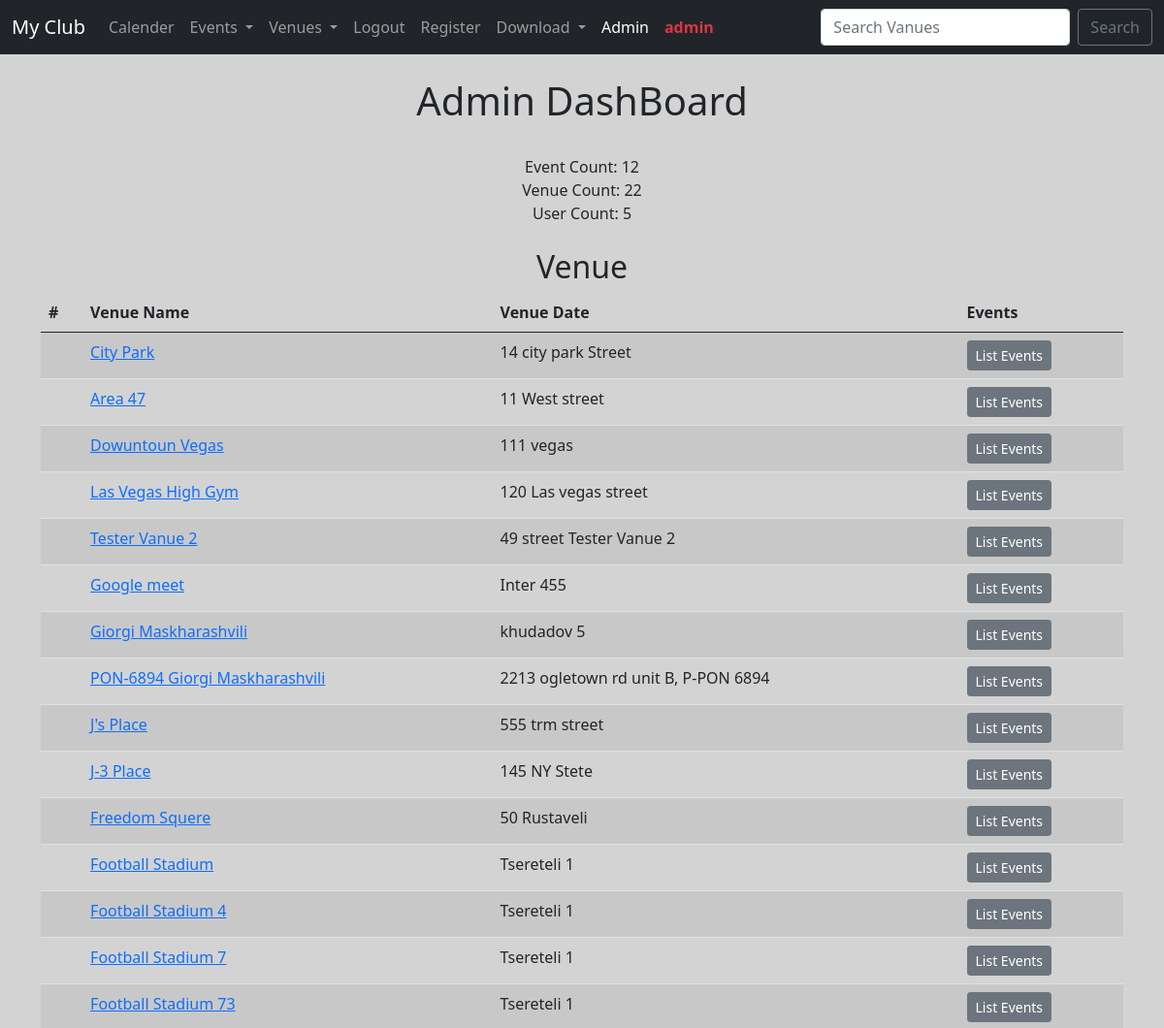
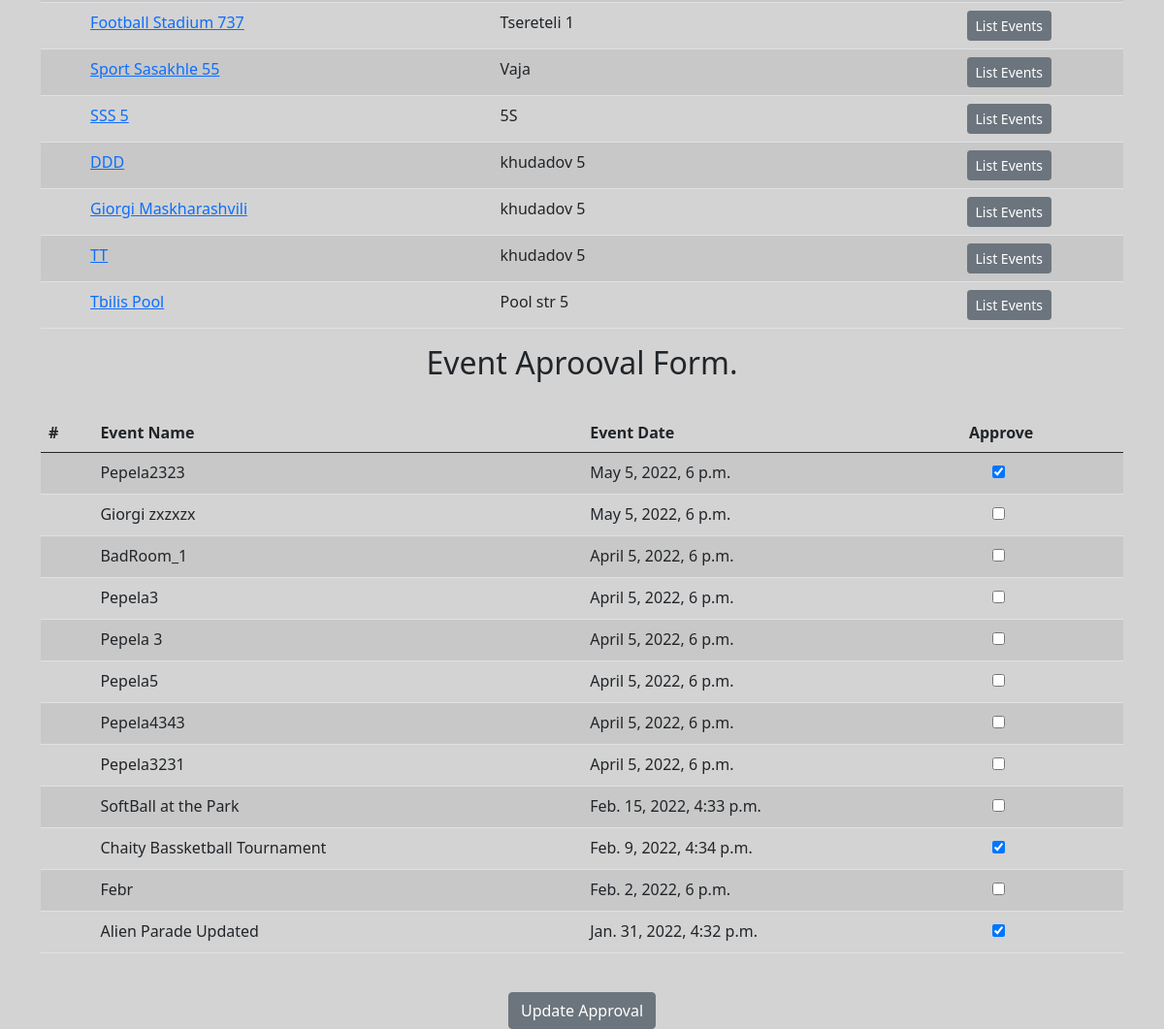
/admin_aprroval/ (signed in), run on an earlier commit of the app's database (2 pictures, top to bottom).
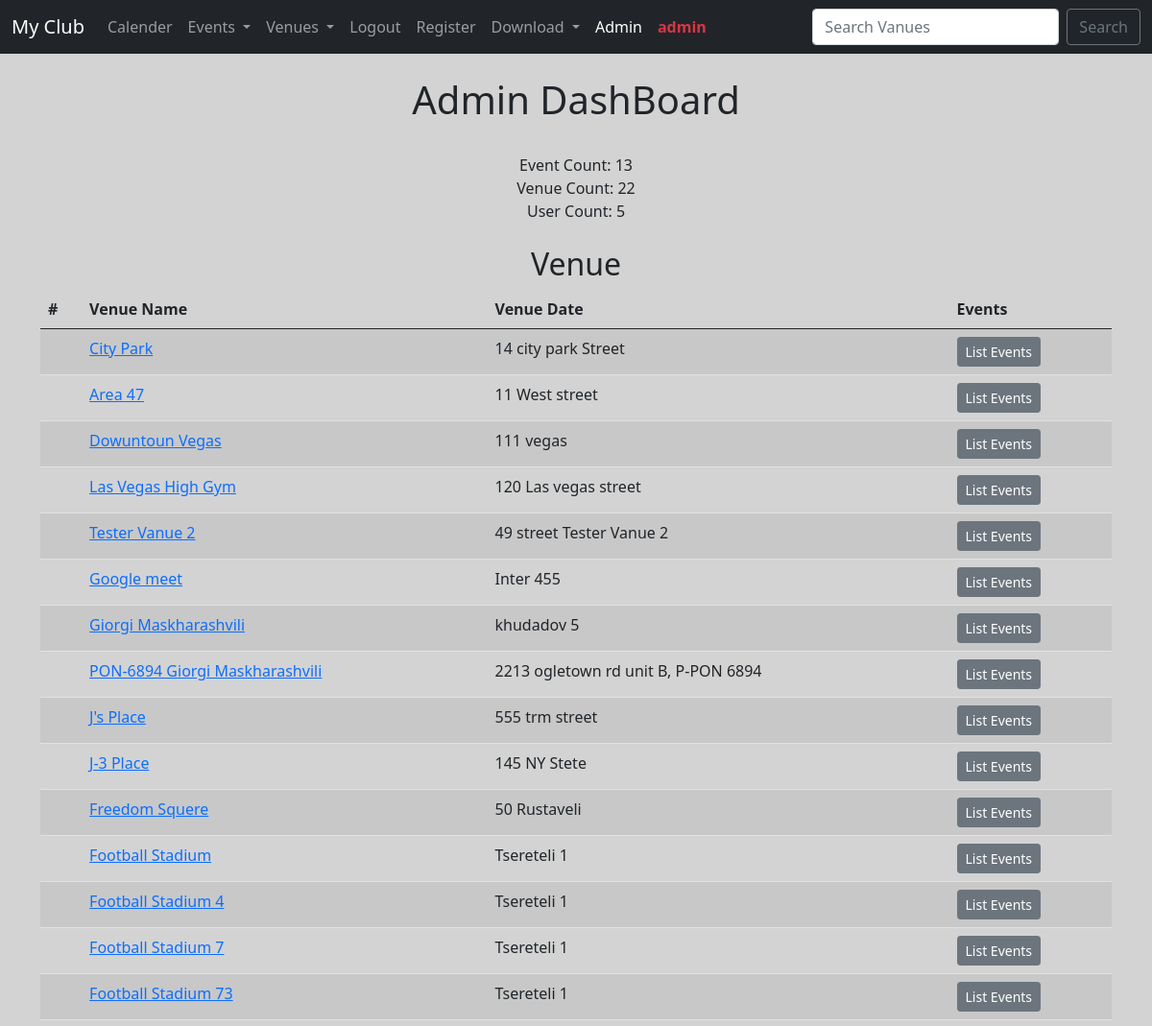
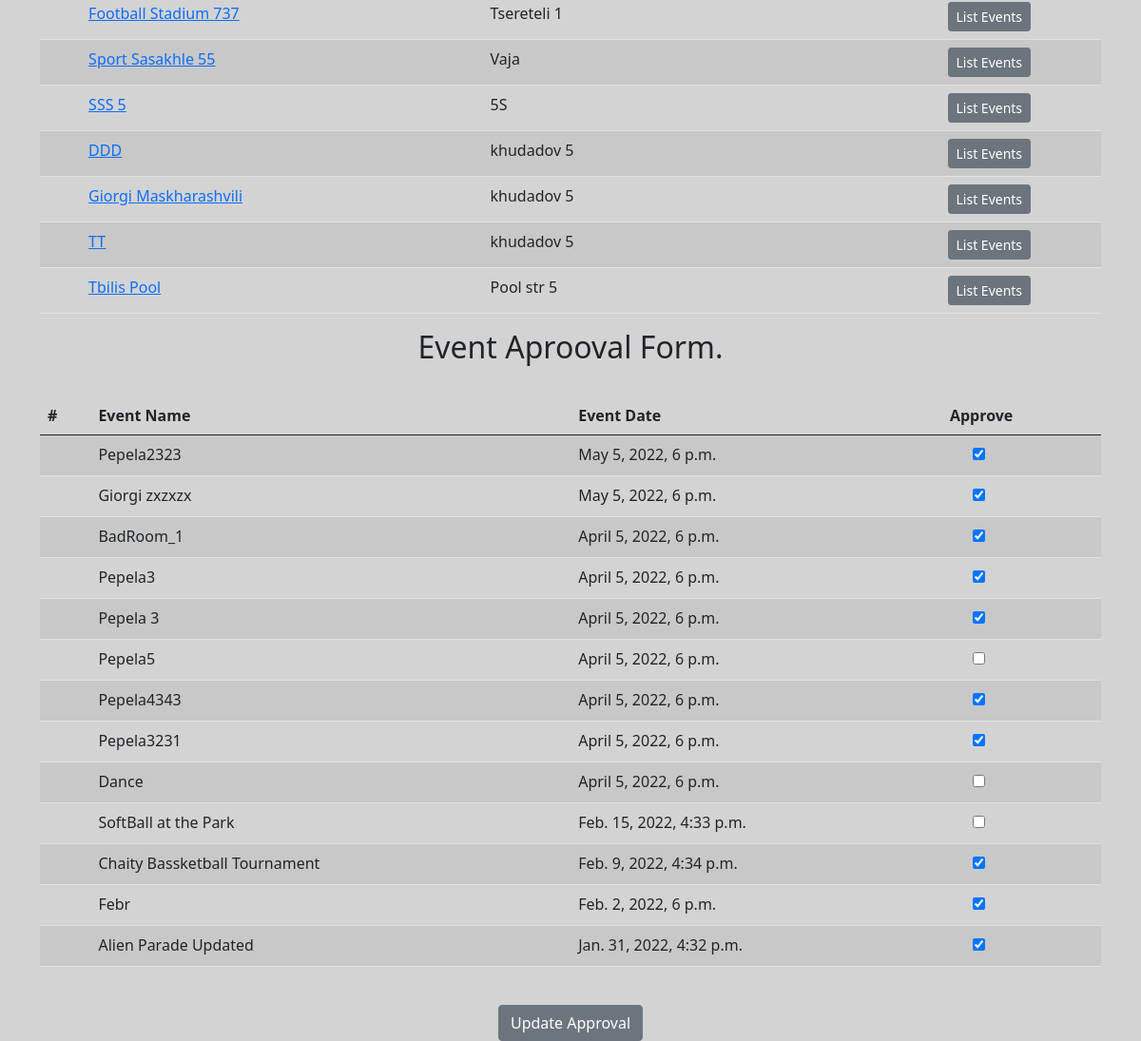
And on a later commit of the database (2 pictures, top to bottom).
### events/models.py (models this page shows, shortened)
class Venue(models.Model):
    name =      models.CharField('Venue Name', max_length=120)
    address =   models.CharField(max_length=220)
    zip_code =  models.CharField('Zip Code', max_length=15)
    phone =     models.CharField('Contact Phone', max_length=120, blank=True)
    web =       models.URLField('Website Address', blank=True)
    email_address = models.EmailField('Email Address', blank=True)
    owner = models.IntegerField("Venue Owner", blank=False, default=1)
    venue_image = models.ImageField(null=True, blank=True, upload_to='images/')
    def __str__(self) -> str:
        return self.name

class Event(models.Model):
    name =      models.CharField('Event Name', max_length=120)
    event_date = models.DateTimeField()
    venue  =    models.ForeignKey(Venue, blank=True, null=True, on_delete=models.CASCADE)
    manager =   models.ForeignKey(User, blank=True, null=True, on_delete=models.SET_NULL)
    description = models.TextField(blank=True, null=True)
    attendees = models.ManyToManyField(MyClubUser, blank=True)
    approved = models.BooleanField('Aprrovedd', default=False)
    def __str__(self) -> str:
        return self.name

### events/views.py (the view)
# urls.py: path('admin_aprroval/', views.admin_aprroval, name='admin_aprroval'),
def admin_aprroval(request):
    venue_list = Venue.objects.all()
    event_list = Event.objects.all().order_by('-event_date')
    event_count = Event.objects.all().count()
    venue_count = Venue.objects.all().count()
    user_count = User.objects.all().count()
    if request.user.is_superuser:
        if request.method == "POST":
            id_list = request.POST.getlist('boxes')
            print(id_list)
            event_list.update(approved=False)
            for x in id_list:
                Event.objects.filter(pk=int(x)).update(approved=True)
            messages.success(request, 'Event List Approval Updated')
            return redirect('list-events')
        else:
            return render(request,  'events/admin_approval.html', {
                "event_list":event_list,
                'event_count':event_count,
                'venue_count':venue_count,
                'user_count':user_count,
                'venue_list':venue_list,
               })
    else:
        messages.success(request, 'You arenot autorized for this page')
        return redirect('home')

### events/templates/events/admin_approval.html
{% extends 'events/base.html' %}
{% block content %}
<center>
    <h1> Admin DashBoard</h1>
        <form action="" method="POST">
            {% csrf_token %} <br>
            Event Count: {{event_count}} <br>
            Venue Count: {{venue_count}} <br>
            User Count: {{user_count}} <br> <br>
            <h2>
                Venue
            </h2>
            <table class="table table-striped">
                <thead>
                    <tr>
                        <th scope="col">#</th>
                        <th scope="col">Venue Name</th>
                        <th scope="col">Venue Date</th>
                        <th scope="col">Events</th>
                    </tr>
                </thead>
                <tbody>
                    {% for venue in venue_list %}
                    <tr>
                    <th scope="row">{{counter}}</th>
                    <td><a href="{% url 'venue_detail' venue.pk %}">{{venue}}</a></td>
                    <td>{{venue.address}}</td>
                    <td><a class="btn btn-sm btn-secondary" href="{% url 'venue_events' venue.pk %}">List Events</a></td>
                  </tr>
                  {% endfor %}
                </tbody>
              </table>
            <h2>
                Event Aprooval Form.
            </h2><br>
    <table class="table table-striped">
        <thead>
            <tr>
                <th scope="col">#</th>
                <th scope="col">Event Name</th>
                <th scope="col">Event Date</th>
                <th scope="col">Approve</th>
            </tr>
        </thead>
        <tbody>
            {% for event in event_list %}
            <tr>
            <th scope="row">{{counter}}</th>
            <td>{{event}}</td>
            <td>{{event.event_date}}</td>
            <td>
                {% if event.approved %}
                <div class="form-check">
                    <input type="checkbox" class="from-check-input" checked="cheked" value="{{event.id}}" name="boxes">
                </div>
                {%else%}
                <div class="form-check">
                    <input type="checkbox" class="from-check-input" value="{{event.id}}" name="boxes">
                </div>
                {% endif %}
            </td>
          </tr>
          {% endfor %}
        </tbody>
      </table>
      <br>
      <button class="btn btn-secondary" type="Submit">
          Update Approval
      </button>
    </form>
</center>
{% endblock %}

### events/templates/events/base.html (shortened to what this page needs)
<!doctype html>
<html lang="en">
  <head>
    <link href="https://cdn.jsdelivr.net/npm/bootstrap@5.0.2/dist/css/bootstrap.min.css" rel="stylesheet">
  </head>
  <body>
    {% include 'events/navbar.html' %}
<br>
    <div class="container">
      {% block content %}
      {% endblock %}
    </div>
  </body>
</html>

### events/templates/events/navbar.html (shortened to what this page needs)
<nav class="navbar navbar-expand-lg navbar-dark bg-dark">
  <div class="container-fluid">
    <a class="navbar-brand" href="{% url 'home' %}">My Club</a>
  <div class="collapse navbar-collapse" id="navbarSupportedContent">
    <ul class="navbar-nav me-auto mb-2 mb-lg-0">
        <li class="nav-item">
          <a class="nav-link" href="{% url 'home' '2022' 'March' %}">Calender</a>
        </li>
        <li class="nav-item dropdown">
          <a class="nav-link dropdown-toggle" href="#" id="navbarDropdown" role="button" data-bs-toggle="dropdown"
            aria-expanded="false">
            Events
          </a>
        </li>
        <li class="nav-item dropdown">
          <a class="nav-link dropdown-toggle" href="#" id="navbarDropdown" role="button" data-bs-toggle="dropdown"
          aria-expanded="false">
          Venues
        </a>
        </li>
        {% if user.is_authenticated %}
        <li class="nav-item">
          <a class="nav-link" href="{% url 'logout' %}">Logout</a>
        </li>
        <li class="nav-item">
          <a class="nav-link" href="{% url 'register' %}">Register</a>
        </li>
        {% else %}
        <li class="nav-item">
          <a class="nav-link" href="{% url 'login' %}">Login</a>
        </li>
        {% endif %}
        <li class="nav-item dropdown">
          <a class="nav-link dropdown-toggle" href="#" id="navbarDropdown" role="button" data-bs-toggle="dropdown"
            aria-expanded="false">
            Download
          </a>
        </li>
        <li class="nav-item">
          <a class="nav-link active" aria-current="page" href="{% url 'admin:index' %}">Admin</a>
        </li>
        {% if user.is_superuser %}
        <li class="nav-item">
          <a class="nav-link active text-danger" aria-current="page" href="{% url 'admin_aprroval' %}">
            <strong>
              {{ user }}
            </strong>
          </a>
        </li>
        {% endif %}
      </ul>
      <form class="d-flex" method="POST" action="{% url 'search_venue' %}">
        <input class="form-control me-2" type="search" placeholder="Search Vanues" aria-label="Search" name="q">
        <button class="btn btn-outline-secondary" type="submit">Search</button>
      </form>
    </div>
  </div>
</nav>

### events/templates/events/base.html (style rules this page uses)
body { background: lightgrey; }

What changed in the data, as far as the page shows it:
changed Event "Giorgi zxzxzx": approved False → True (drawn); boxes "☐" → "☑"
changed Event "BadRoom_1": approved False → True (drawn); boxes "☐" → "☑"
changed Event "Pepela3": approved False → True (drawn); boxes "☐" → "☑"
changed Event "Pepela 3": approved False → True (drawn); boxes "☐" → "☑"
changed Event "Pepela4343": approved False → True (drawn); boxes "☐" → "☑"
changed Event "Pepela3231": approved False → True (drawn); boxes "☐" → "☑"
added Event: name "Dance", event_date "April 5, 2022, 6 p.m."
changed Event "Febr": approved False → True (drawn); boxes "☐" → "☑"
Also different on the page:
{{ event_count }}: "12" → "13"
